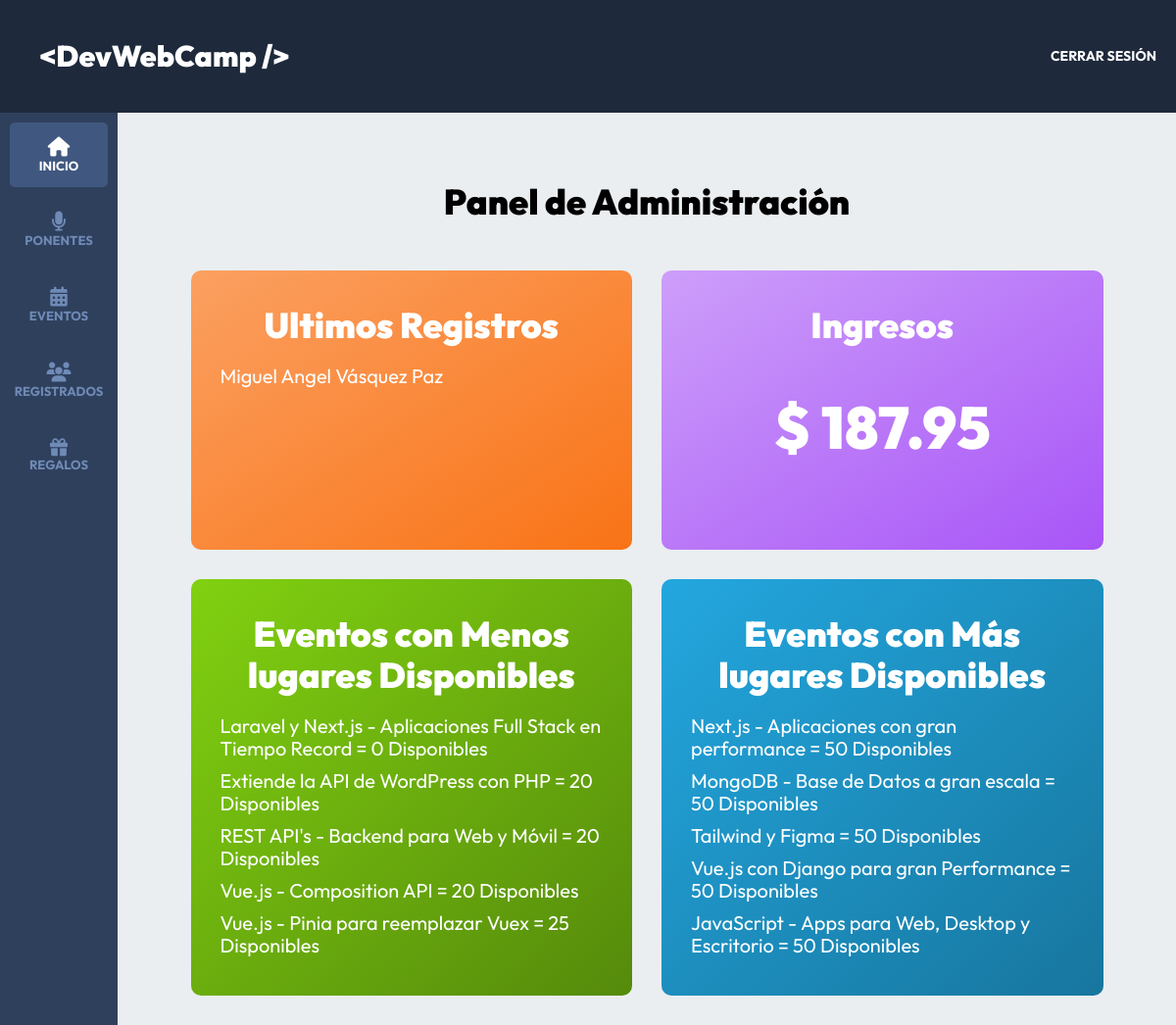
Before: /admin/dashboard (signed in) with the older database file.
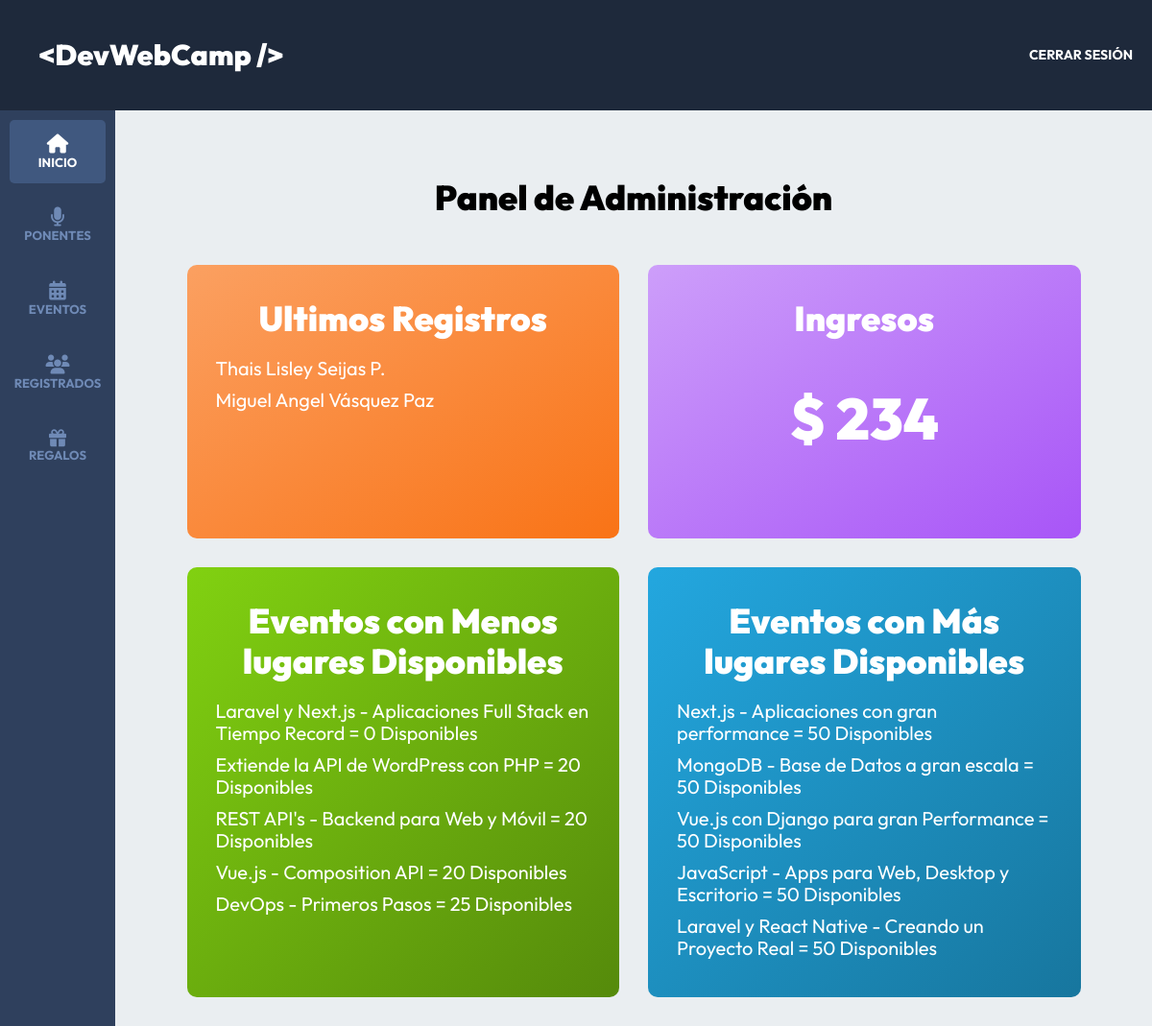
After: the same page with the newer database file.
### tables this page shows
CREATE TABLE IF NOT EXISTS `registros` (
  `id` int NOT NULL AUTO_INCREMENT,
  `paquete_id` int DEFAULT NULL,
  `pago_id` varchar(30) DEFAULT NULL,
  `token` varchar(8) DEFAULT NULL,
  `usuario_id` int DEFAULT NULL,
  `regalo_id` int DEFAULT NULL,
  PRIMARY KEY (`id`),
  KEY `usuarioId` (`usuario_id`),
  KEY `paquete_id` (`paquete_id`),
  KEY `regalo_id` (`regalo_id`),
  CONSTRAINT `paquete_id` FOREIGN KEY (`paquete_id`) REFERENCES `paquetes` (`id`),
  CONSTRAINT `regalo_id` FOREIGN KEY (`regalo_id`) REFERENCES `regalos` (`id`),
  CONSTRAINT `usuario_id` FOREIGN KEY (`usuario_id`) REFERENCES `usuarios` (`id`)
);

CREATE TABLE IF NOT EXISTS `usuarios` (
  `id` int NOT NULL AUTO_INCREMENT,
  `nombre` varchar(40) DEFAULT NULL,
  `apellido` varchar(40) DEFAULT NULL,
  `email` varchar(40) DEFAULT NULL,
  `password` varchar(60) DEFAULT NULL,
  `confirmado` tinyint(1) DEFAULT NULL,
  `token` varchar(13) DEFAULT NULL,
  `admin` tinyint(1) DEFAULT NULL,
  PRIMARY KEY (`id`)
);

CREATE TABLE IF NOT EXISTS `eventos` (
  `id` int NOT NULL AUTO_INCREMENT,
  `nombre` varchar(120) DEFAULT NULL,
  `descripcion` text,
  `disponibles` int DEFAULT NULL,
  `categoria_id` int NOT NULL,
  `dia_id` int NOT NULL,
  `hora_id` int NOT NULL,
  `ponente_id` int NOT NULL,
  PRIMARY KEY (`id`),
  KEY `fk_eventos_categorias_idx` (`categoria_id`),
  KEY `fk_eventos_dias1_idx` (`dia_id`),
  KEY `fk_eventos_horas1_idx` (`hora_id`),
  KEY `fk_eventos_ponentes1_idx` (`ponente_id`),
  CONSTRAINT `categoria_id` FOREIGN KEY (`categoria_id`) REFERENCES `categorias` (`id`),
  CONSTRAINT `dia_id` FOREIGN KEY (`dia_id`) REFERENCES `dias` (`id`),
  CONSTRAINT `hora_id` FOREIGN KEY (`hora_id`) REFERENCES `horas` (`id`),
  CONSTRAINT `ponente_id` FOREIGN KEY (`ponente_id`) REFERENCES `ponentes` (`id`)
);

### controllers/DashboardController.php (called while the page is built, shortened)
<?php
class DashboardController {
  public static function index(Router $router) {
    $registros = Registro::get(5);
    foreach($registros as $registro) {
      $registro->usuario = Usuario::find($registro->usuario_id);
    }
    $virtuales = Registro::total('paquete_id', 2);
    $presenciales = Registro::total('paquete_id', 1);
    $ingresos = ($virtuales * 46.05) + ($presenciales * 187.95);
    $menos_disponibles = Evento::ordenarLimite('disponibles', 'ASC', 5);
    $mas_disponibles = Evento::ordenarLimite('disponibles', 'DESC', 5);
    $router->render('admin/dashboard/index', [
      'titulo' => 'Panel de Administración',
      'registros' => $registros,
      'ingresos' => $ingresos,
      'menos_disponibles' => $menos_disponibles,
      'mas_disponibles' => $mas_disponibles
    ]);
  }
}

### public/index.php (called while the page is built, shortened)
<?php
$router = new Router();
$router->get('/login', [AuthController::class, 'login']);
$router->post('/login', [AuthController::class, 'login']);
$router->post('/logout', [AuthController::class, 'logout']);
$router->get('/registro', [AuthController::class, 'registro']);
$router->post('/registro', [AuthController::class, 'registro']);
$router->get('/olvide', [AuthController::class, 'olvide']);
$router->post('/olvide', [AuthController::class, 'olvide']);
$router->get('/reestablecer', [AuthController::class, 'reestablecer']);
$router->post('/reestablecer', [AuthController::class, 'reestablecer']);
$router->get('/mensaje', [AuthController::class, 'mensaje']);
$router->get('/confirmar-cuenta', [AuthController::class, 'confirmar']);
$router->get('/admin/dashboard', [DashboardController::class, 'index']);
$router->get('/admin/ponentes', [PonentesController::class, 'index']);
$router->get('/admin/ponentes/crear', [PonentesController::class, 'crear']);
$router->post('/admin/ponentes/crear', [PonentesController::class, 'crear']);
$router->get('/admin/ponentes/editar', [PonentesController::class, 'editar']);
$router->post('/admin/ponentes/editar', [PonentesController::class, 'editar']);
$router->post('/admin/ponentes/eliminar', [PonentesController::class, 'eliminar']);
$router->get('/admin/eventos', [EventosController::class, 'index']);
$router->get('/admin/eventos/crear', [EventosController::class, 'crear']);
$router->post('/admin/eventos/crear', [EventosController::class, 'crear']);
$router->get('/admin/eventos/editar', [EventosController::class, 'editar']);
$router->post('/admin/eventos/editar', [EventosController::class, 'editar']);
$router->post('/admin/eventos/eliminar', [EventosController::class, 'eliminar']);
$router->get('/api/eventos-horario', [APIEventos::class, 'index']);
$router->get('/api/ponentes', [APIPonentes::class, 'index']);
$router->get('/api/ponente', [APIPonentes::class, 'ponente']);
$router->get('/admin/registrados', [RegistradosController::class, 'index']);
$router->get('/admin/regalos', [RegalosController::class, 'index']);
$router->get('/finalizar-registro', [RegistroController::class, 'crear']);
$router->post('/finalizar-registro/gratis', [RegistroController::class, 'gratis']);
$router->post('/finalizar-registro/pagar', [RegistroController::class, 'pagar']);
$router->get('/finalizar-registro/conferencias', [RegistroController::class, 'conferencias']);
$router->post('/finalizar-registro/conferencias', [RegistroController::class, 'conferencias']);
$router->get('/boleto', [RegistroController::class, 'boleto']);
$router->get('/', [PaginasController::class, 'index']);
$router->get('/devwebcamp', [PaginasController::class, 'evento']);
$router->get('/paquetes', [PaginasController::class, 'paquetes']);
$router->get('/workshops-conferencias', [PaginasController::class, 'conferencias']);
$router->get('/404', [PaginasController::class, 'error']);
$router->comprobarRutas();

### models/ActiveRecord.php (called while the page is built, shortened)
<?php
class ActiveRecord {
    protected static $db;
    protected static $tabla = '';
    public static function setDB($database) {
        self::$db = $database;
    }
    public static function consultarSQL($query) {
        $resultado = self::$db->query($query);
        $array = [];
        while($registro = $resultado->fetch_assoc()) {
            $array[] = static::crearObjeto($registro);
        }
        return $array;
    }
    protected static function crearObjeto($registro) {
        $objeto = new static;
        foreach($registro as $key => $value ) {
            if(property_exists( $objeto, $key  )) {
                $objeto->$key = $value;
            }
        }
        return $objeto;
    }
    public static function find($id) {
        $query = "SELECT * FROM " . static::$tabla  . " WHERE id = $id";
        $resultado = self::consultarSQL($query);
        return array_shift( $resultado ) ;
    }
    public static function get($limite) {
        $query = "SELECT * FROM " . static::$tabla . " ORDER BY id DESC LIMIT $limite" ;
        $resultado = self::consultarSQL($query);
        return $resultado;
    }
    public static function ordenarLimite($columna, $orden, $limite) {
        $query = "SELECT * FROM " . static::$tabla . " ORDER BY $columna $orden LIMIT $limite";
        $resultado = self::consultarSQL($query);
        return $resultado;
    }
    public static function total($columna = '', $valor = '') {
        $query = "SELECT COUNT(*) FROM " . static::$tabla;
        if($columna) {
            $query .= " WHERE $columna = $valor";
        }
        $resultado = self::$db->query($query);
        $total = $resultado->fetch_array();
        return array_shift($total);
    }
}

### views/admin/dashboard/index.php (the view, shortened to what the changed rows need)
<h2 class="dashboard__heading"><?php echo $titulo; ?></h2>
<div class="bloques">
  <div class="bloques__grid">
    <div class="bloque">
      <?php foreach($registros as $registro) { ?>
        <div class="bloque__contenido">
          <p class="bloque__texto">
            <?php echo $registro->usuario->nombre . " " . $registro->usuario->apellido; ?>
          </p>
        </div>
      <?php } ?>
    </div>
    <div class="bloque">
      <h3 class="bloque__heading">Ingresos</h3>
      <p class="bloque__texto--cantidad">$ <?php echo $ingresos; ?></p>
    </div>
    <div class="bloque">
      <?php foreach($menos_disponibles as $evento) { ?>
        <div class="bloque__contenido">
          <p class="bloque__texto">
            <?php echo $evento->nombre . " = " . $evento->disponibles . ' Disponibles'; ?>
          </p>
        </div>
      <?php } ?>
    </div>
    <div class="bloque">
      <?php foreach($mas_disponibles as $evento) { ?>
        <div class="bloque__contenido">
          <p class="bloque__texto">
            <?php echo $evento->nombre . " = " . $evento->disponibles . ' Disponibles'; ?>
          </p>
        </div>
      <?php } ?>
    </div>
  </div>
</div>

Changed rows visible on the page:
no longer on this page (row unchanged): eventos: nombre "Vue.js - Pinia para reemplazar Vuex", disponibles "25", shown under "Eventos con Menos lugares Disponibles"
no longer on this page (row edited): eventos: nombre "Tailwind y Figma", disponibles "50", shown under "Eventos con Más lugares Disponibles"
added registros: usuario.nombre "Thais Lisley", usuario.apellido "Seijas P."
now on this page (row edited): eventos: nombre "DevOps - Primeros Pasos", disponibles "25", shown under "Eventos con Menos lugares Disponibles"
now on this page (row unchanged): eventos: nombre "Laravel y React Native - Creando un Proyecto Real", disponibles "50", shown under "Eventos con Más lugares Disponibles"
Other visible differences:
$ingresos: "187.95" → "234"
